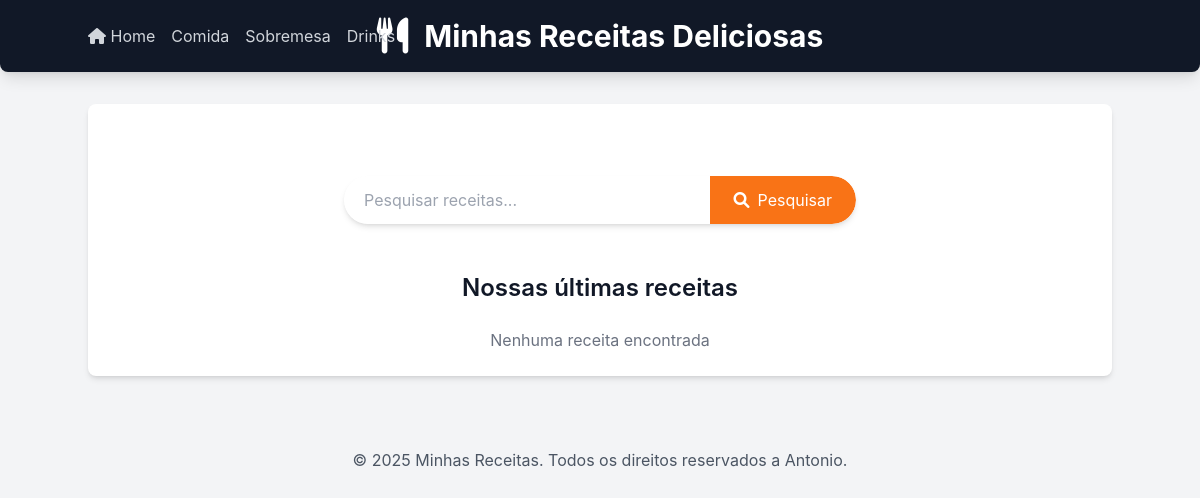
The page /receitas/ on the database as committed earlier.
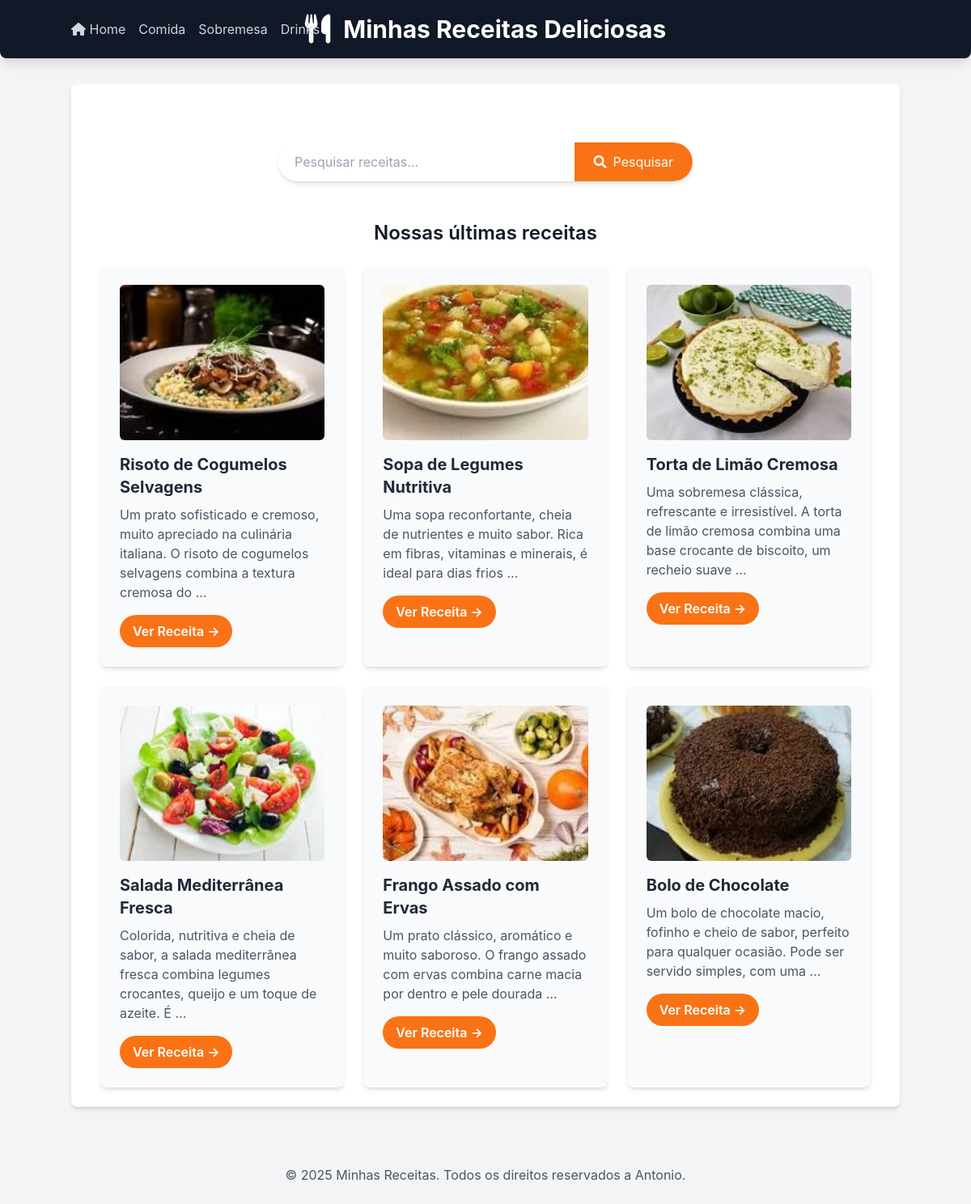
The same page on the database as committed later.
### receitas/models.py (models this page shows, shortened)
class Receita(models.Model):
    CATEGORIAS = [
    ('comida', 'Comida'),
    ('sobremesa', 'Sobremesa'),
    ('drink', 'Drink'),
]
    title = models.CharField("Título",max_length=200)
    description = models.TextField("Descrição")
    ingredients = models.TextField("Ingredientes")
    instructions = models.TextField("Mod de Preparo")
    image = models.ImageField("Imagem",upload_to='receitas_images/', blank=True, null=True)
    categoria = models.CharField("Categoria", max_length=20, choices=CATEGORIAS, default='comida')
    created_at = models.DateTimeField(auto_now_add=True)
    updated_at = models.DateTimeField(auto_now=True)
    class Meta:
        verbose_name = "Receita"
        verbose_name_plural = "Receitas"
        ordering = ['-created_at']# ordena as receitas pela data de criação, da mais recente para a mais antiga

### receitas/views.py (the view)
# urls.py: 2. Add a URL to urlpatterns:  path('', views.home, name='home')
def home(request):
        categoria_slug = request.GET.get('categoria')
        categorias_choices = [choice[0] for choice in Receita.CATEGORIAS]
        if categoria_slug:
            receitas = Receita.objects.filter(categoria=categoria_slug)
            categoria_selecionada = categoria_slug
        else:
            receitas = Receita.objects.all()
            categoria_selecionada = None
        return render(request, 'receitas/home.html', {
            'receitas': receitas,
            'categorias': categorias_choices,
            'categoria_selecionada': categoria_selecionada,})

### receitas/templates/receitas/home.html (shortened to what this page needs)
{%extends 'receitas/base.html' %}
{% block content %}
 <section class="container mx-auto mt-8 p-4 flex justify-center">
    <form method="get" action="{% url 'pesquisar_receitas' %}" class="w-full max-w-lg flex bg-white rounded-full shadow-md overflow-hidden">
        <input
            type="text"
            name="q"
            placeholder="Pesquisar receitas..."
            class="flex-grow p-3 text-gray-700 focus:outline-none focus:ring-2 focus:ring-orange-500 rounded-l-full pl-5">
        <button type="submit" class="bg-orange-500 hover:bg-orange-600 text-white p-3 px-6 py-2 rounded-r-full  transition duration-300 ease-in-out flex items-center justify-center">
            <i class="fas fa-search mr-2"></i> Pesquisar
        </button>
    </form>
</section>
    <h2 class="text-2xl font-semibold mb-6 text-center mt-8">Nossas últimas receitas</h2>
    <div class="flex flex-wrap justify-center gap-6">
            {% for receita in receitas %}
            <div class="w-full sm:w-[calc(50%-1.5rem)] lg:w-[calc(33.333%-1.5rem)] bg-gray-50 p-6 rounded-lg shadow-md hover:shadow-lg transition-shadow duration-300 ease-in-out">
                {% if receita.image %}
                <img src="{{ receita.image.url }}" alt="Imagem de {{ receita.title }}" class="w-full h-48 object-cover rounded-md mb-4">
                {% endif %}
                <h3 class="text-xl font-bold mb-2 text-gray-800">{{ receita.title }}</h3>
                <p class="text-gray-600 mb-4">{{ receita.description|truncatewords:20}}</p>
                <a href="{% url 'receita_detail' receita.id %}" class="inline-block bg-orange-500 hover:bg-orange-600 text-white font-semibold py-2 px-4
                rounded-full transition-colors duration-300">
                Ver Receita &rarr;
                </a>
            </div>
                {% empty %}
                <p class="text-center text-gray-500 col-span-full">Nenhuma receita encontrada</p>
            {% endfor %}
    </div>
        {% endblock %}

### receitas/templates/receitas/base.html (shortened to what this page needs)
{% load static %}
<!DOCTYPE html>
<html lang="pt-br">
<head>
    <script src="https://cdn.tailwindcss.com"></script>
    <link rel="stylesheet" href="https://cdnjs.cloudflare.com/ajax/libs/font-awesome/6.0.0-beta3/css/all.min.css">
</head>
<body class="bg-gray-100 text-gray-900">
    <header class="bg-gray-900 text-white p-6 shadow-lg rounded-b-lg">
        <div class="container mx-auto relative flex items-center justify-between">
            <div class="absolute inset-0 flex items-center justify-center">
                <div class="flex items-center">
                    <div class="text-4xl mr-4">
                        <i class="fas fa-utensils"></i>
                    </div>
                    <h1 class="text-3xl font-bold">Minhas Receitas Deliciosas</h1>
                </div>
            </div>
            <nav class="relative z-10 flex space-x-4">
                <a href="{% url 'home' %}" class="text-gray-300 hover:text-white">
                    <i class="fa fa-home"></i> Home
                </a>
                <a href="{% url 'home' %}?categoria=comida" class="text-gray-300 hover:text-white">Comida</a>
                <a href="{% url 'home' %}?categoria=sobremesa" class="text-gray-300 hover:text-white">Sobremesa</a>
                <a href="{% url 'home' %}?categoria=drink" class="text-gray-300 hover:text-white">Drinks</a>
            </nav>
        </div>
    </header>
    <main class="container mx-auto p-6 mt-8 bg-white rounded-lg shadow-md">
        {% block content %}{% endblock %}
    </main>
    <footer class="mt-12 p-6 text-center text-gray-600">
        <p>&copy; 2025 Minhas Receitas. Todos os direitos reservados a Antonio.</p>
    </footer>
</body>
</html>

### receitas/templates/receitas/base.html (style rules this page uses)
body { font-family: 'Inter', sans-serif; }

Rows that differ between the two databases and show on the page:
added Receita: image (picture), title "Risoto de Cogumelos Selvagens", description "Um prato sofisticado e cremoso, muito apreciado na culinária italiana. O risoto de cogumelos selvagens combina a textura cremosa do …"
added Receita: image (picture), title "Sopa de Legumes Nutritiva", description "Uma sopa reconfortante, cheia de nutrientes e muito sabor. Rica em fibras, vitaminas e minerais, é ideal para dias frios …"
added Receita: image (picture), title "Torta de Limão Cremosa", description "Uma sobremesa clássica, refrescante e irresistível. A torta de limão cremosa combina uma base crocante de biscoito, um recheio suave …"
added Receita: image (picture), title "Salada Mediterrânea Fresca", description "Colorida, nutritiva e cheia de sabor, a salada mediterrânea fresca combina legumes crocantes, queijo e um toque de azeite. É …"
added Receita: image (picture), title "Frango Assado com Ervas", description "Um prato clássico, aromático e muito saboroso. O frango assado com ervas combina carne macia por dentro e pele dourada …"
added Receita: image (picture), title "Bolo de Chocolate", description "Um bolo de chocolate macio, fofinho e cheio de sabor, perfeito para qualquer ocasião. Pode ser servido simples, com uma …"
Other text that changed with them:
text no longer shown: "Nenhuma receita encontrada"
